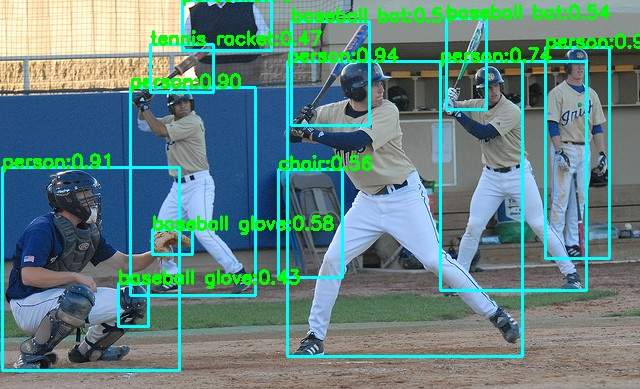
#> input picture assets/yolov6lite_l_ncnn.jpg, 640 x 389 px
$ python -i data_augment.py   (imports and definitions only)
#> lines starting #> are read from the running program, lines starting #| are printed output that depends on the picture
#> further down, picture is the input picture: shape (389, 640, 3); mean B, G, R 128.4, 131.7, 96.9
#!/usr/bin/env python3
# -*- coding:utf-8 -*-
# This code is based on
# https://github.com/ultralytics/yolov5/blob/master/utils/dataloaders.py

import math
import random

import cv2
import numpy as np


def augment_hsv(im, hgain=0.5, sgain=0.5, vgain=0.5):
    '''HSV color-space augmentation.'''
#> called with hgain = 0.5, sgain = 0.5, vgain = 0.5
    if hgain or sgain or vgain:
        r = np.random.uniform(-1, 1, 3) * [hgain, sgain, vgain] + 1  # random gains
        hue, sat, val = cv2.split(cv2.cvtColor(im, cv2.COLOR_BGR2HSV))
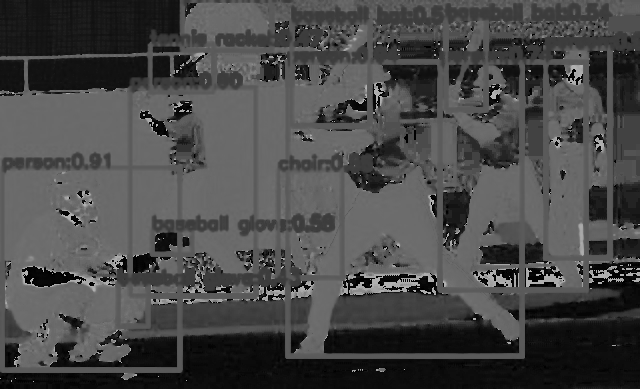
#> hue: shape (389, 640); min 0, max 179, mean 72.4
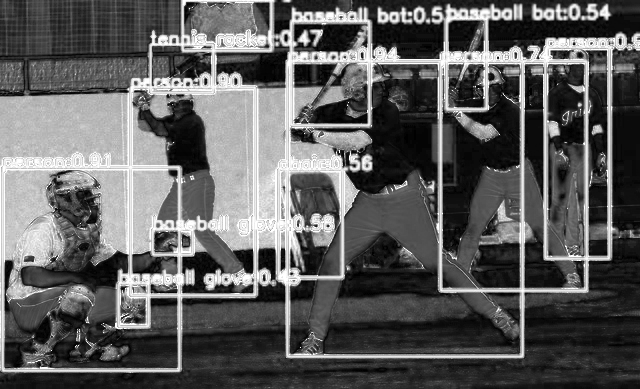
#> sat: shape (389, 640); min 0, max 255, mean 93.3
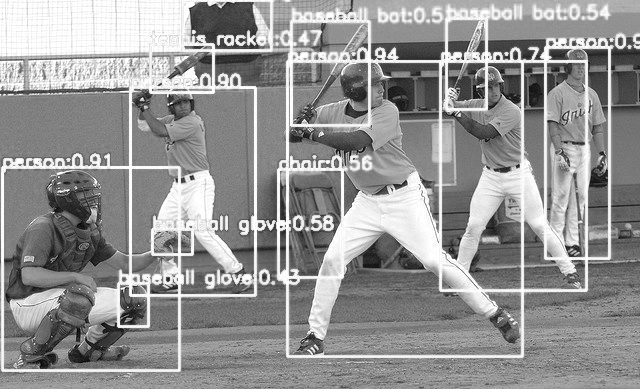
#> val: shape (389, 640); min 1, max 255, mean 147.3
        dtype = im.dtype  # uint8

        x = np.arange(0, 256, dtype=r.dtype)
        lut_hue = ((x * r[0]) % 180).astype(dtype)
        lut_sat = np.clip(x * r[1], 0, 255).astype(dtype)
#> lut_sat = 256 values from 0 to 255
        lut_val = np.clip(x * r[2], 0, 255).astype(dtype)
#> lut_val = 256 values from 0 to 255

        im_hsv = cv2.merge((cv2.LUT(hue, lut_hue), cv2.LUT(sat, lut_sat), cv2.LUT(val, lut_val)))
#> im_hsv: shape (389, 640, 3); mean H, S, V 74, 109.9, 159.6
        cv2.cvtColor(im_hsv, cv2.COLOR_HSV2BGR, dst=im)  # no return needed
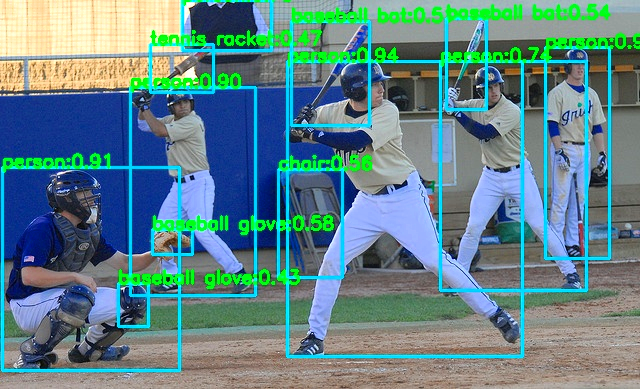
#> im: shape (389, 640, 3); mean B, G, R 137.3, 132, 95.4


# [211 lines left out: functions letterbox, mixup, box_candidates, rotate, random_affine, get_transform_matrix and 1 more, not called in this run]

>>> import cv2
>>> picture = cv2.imread('../../assets/yolov6lite_l_ncnn.jpg')
>>> result = augment_hsv(picture)
